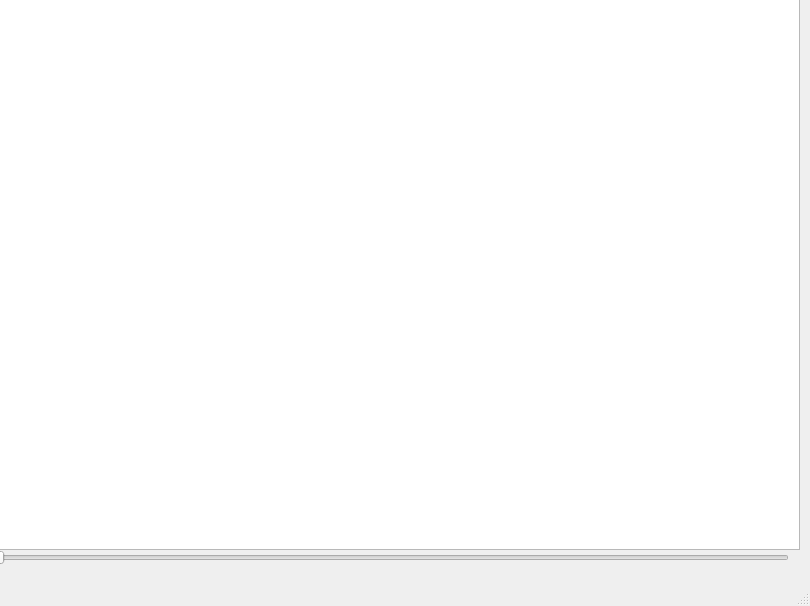
<?xml version="1.0" encoding="UTF-8"?>
<ui version="4.0">
 <class>MainWindow</class>
 <widget class="QMainWindow" name="MainWindow">
  <property name="geometry">
   <rect>
    <x>0</x>
    <y>0</y>
    <width>810</width>
    <height>606</height>
   </rect>
  </property>
  <property name="windowTitle">
   <string>MainWindow</string>
  </property>
  <widget class="QWidget" name="centralwidget">
   <widget class="QWidget" name="gridLayoutWidget">
    <property name="geometry">
     <rect>
      <x>-1</x>
      <y>-1</y>
      <width>801</width>
      <height>551</height>
     </rect>
    </property>
    <layout class="QGridLayout" name="gridLayout">
     <item row="0" column="0">
      <widget class="PlotWidget" name="plotItem_seismic"/>
     </item>
    </layout>
   </widget>
   <widget class="QSlider" name="horizontalSlider">
    <property name="geometry">
     <rect>
      <x>-10</x>
      <y>550</y>
      <width>799</width>
      <height>15</height>
     </rect>
    </property>
    <property name="orientation">
     <enum>Qt::Horizontal</enum>
    </property>
   </widget>
  </widget>
  <widget class="QMenuBar" name="menubar">
   <property name="geometry">
    <rect>
     <x>0</x>
     <y>0</y>
     <width>810</width>
     <height>22</height>
    </rect>
   </property>
  </widget>
  <widget class="QStatusBar" name="statusbar"/>
 </widget>
 <customwidgets>
  <customwidget>
   <class>PlotWidget</class>
   <extends>QGraphicsView</extends>
   <header>pyqtgraph</header>
  </customwidget>
 </customwidgets>
 <resources/>
 <connections/>
</ui>
